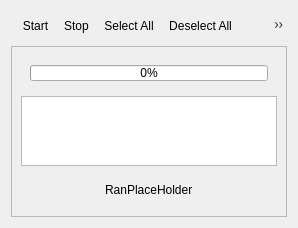
<?xml version="1.0" encoding="UTF-8"?>
<ui version="4.0">
 <class>RunnerWindow</class>
 <widget class="QWidget" name="RunnerWindow">
  <property name="geometry">
   <rect>
    <x>0</x>
    <y>0</y>
    <width>278</width>
    <height>175</height>
   </rect>
  </property>
  <property name="windowTitle">
   <string>QxRunner</string>
  </property>
  <property name="windowIcon">
   <iconset resource="../resources/qxrunner.qrc">
    <normaloff>:/icons/qxrunner_16x16.png</normaloff>:/icons/qxrunner_16x16.png</iconset>
  </property>
  <layout class="QVBoxLayout" name="verticalLayout_2">
   <item>
    <widget class="QToolBar" name="runnerToolBar">
     <property name="windowTitle">
      <string>Ru&amp;nner Toolbar</string>
     </property>
     <property name="orientation">
      <enum>Qt::Horizontal</enum>
     </property>
     <addaction name="actionStart"/>
     <addaction name="actionStop"/>
     <addaction name="actionSelectAll"/>
     <addaction name="actionUnselectAll"/>
     <addaction name="actionReload"/>
    </widget>
   </item>
   <item>
    <widget class="QFrame" name="runnerFrame">
     <property name="sizePolicy">
      <sizepolicy hsizetype="Expanding" vsizetype="Expanding">
       <horstretch>0</horstretch>
       <verstretch>0</verstretch>
      </sizepolicy>
     </property>
     <property name="minimumSize">
      <size>
       <width>0</width>
       <height>0</height>
      </size>
     </property>
     <property name="baseSize">
      <size>
       <width>0</width>
       <height>0</height>
      </size>
     </property>
     <property name="frameShape">
      <enum>QFrame::StyledPanel</enum>
     </property>
     <property name="frameShadow">
      <enum>QFrame::Raised</enum>
     </property>
     <layout class="QVBoxLayout" name="verticalLayout">
      <item>
       <widget class="QFrame" name="frame_3">
        <property name="frameShape">
         <enum>QFrame::NoFrame</enum>
        </property>
        <property name="frameShadow">
         <enum>QFrame::Plain</enum>
        </property>
        <layout class="QHBoxLayout" name="horizontalLayout_4">
         <item>
          <widget class="Veritas::TestBar" name="progressRun">
           <property name="sizePolicy">
            <sizepolicy hsizetype="Expanding" vsizetype="Fixed">
             <horstretch>1</horstretch>
             <verstretch>0</verstretch>
            </sizepolicy>
           </property>
           <property name="maximumSize">
            <size>
             <width>16777215</width>
             <height>16</height>
            </size>
           </property>
           <property name="value">
            <number>0</number>
           </property>
           <property name="orientation">
            <enum>Qt::Horizontal</enum>
           </property>
          </widget>
         </item>
        </layout>
       </widget>
      </item>
      <item>
       <widget class="QTreeView" name="treeRunner">
        <property name="sizePolicy">
         <sizepolicy hsizetype="MinimumExpanding" vsizetype="Expanding">
          <horstretch>0</horstretch>
          <verstretch>0</verstretch>
         </sizepolicy>
        </property>
        <property name="alternatingRowColors">
         <bool>true</bool>
        </property>
        <property name="selectionMode">
         <enum>QAbstractItemView::SingleSelection</enum>
        </property>
        <property name="indentation">
         <number>10</number>
        </property>
        <property name="uniformRowHeights">
         <bool>true</bool>
        </property>
        <property name="wordWrap">
         <bool>false</bool>
        </property>
        <property name="headerHidden">
         <bool>true</bool>
        </property>
       </widget>
      </item>
      <item>
       <widget class="QFrame" name="frame_4">
        <property name="frameShape">
         <enum>QFrame::NoFrame</enum>
        </property>
        <property name="frameShadow">
         <enum>QFrame::Plain</enum>
        </property>
        <layout class="QHBoxLayout" name="horizontalLayout_5">
         <item>
          <spacer name="spacer_2">
           <property name="orientation">
            <enum>Qt::Horizontal</enum>
           </property>
           <property name="sizeHint" stdset="0">
            <size>
             <width>198</width>
             <height>17</height>
            </size>
           </property>
          </spacer>
         </item>
         <item>
          <widget class="QLabel" name="labelRunText">
           <property name="text">
            <string comment="KDE::DoNotExtract">RanPlaceHolder</string>
           </property>
          </widget>
         </item>
         <item>
          <spacer name="spacer">
           <property name="orientation">
            <enum>Qt::Horizontal</enum>
           </property>
           <property name="sizeHint" stdset="0">
            <size>
             <width>198</width>
             <height>17</height>
            </size>
           </property>
          </spacer>
         </item>
        </layout>
       </widget>
      </item>
     </layout>
    </widget>
   </item>
  </layout>
  <action name="actionStart">
   <property name="text">
    <string>&amp;Start</string>
   </property>
  </action>
  <action name="actionStop">
   <property name="text">
    <string>S&amp;top</string>
   </property>
  </action>
  <action name="actionSelectAll">
   <property name="text">
    <string>Select &amp;All</string>
   </property>
  </action>
  <action name="actionUnselectAll">
   <property name="text">
    <string>&amp;Deselect All</string>
   </property>
  </action>
  <action name="actionExit">
   <property name="text">
    <string>E&amp;xit</string>
   </property>
  </action>
  <action name="actionCollapseAll">
   <property name="text">
    <string>&amp;Collapse All</string>
   </property>
  </action>
  <action name="actionExpandAll">
   <property name="text">
    <string>&amp;Expand All</string>
   </property>
  </action>
  <action name="actionReload">
   <property name="text">
    <string>Reload</string>
   </property>
  </action>
 </widget>
 <customwidgets>
  <customwidget>
   <class>Veritas::TestBar</class>
   <extends>QProgressBar</extends>
   <header>internal/runnerwindow.h</header>
  </customwidget>
 </customwidgets>
 <resources>
  <include location="../resources/qxrunner.qrc"/>
 </resources>
 <connections/>
</ui>
